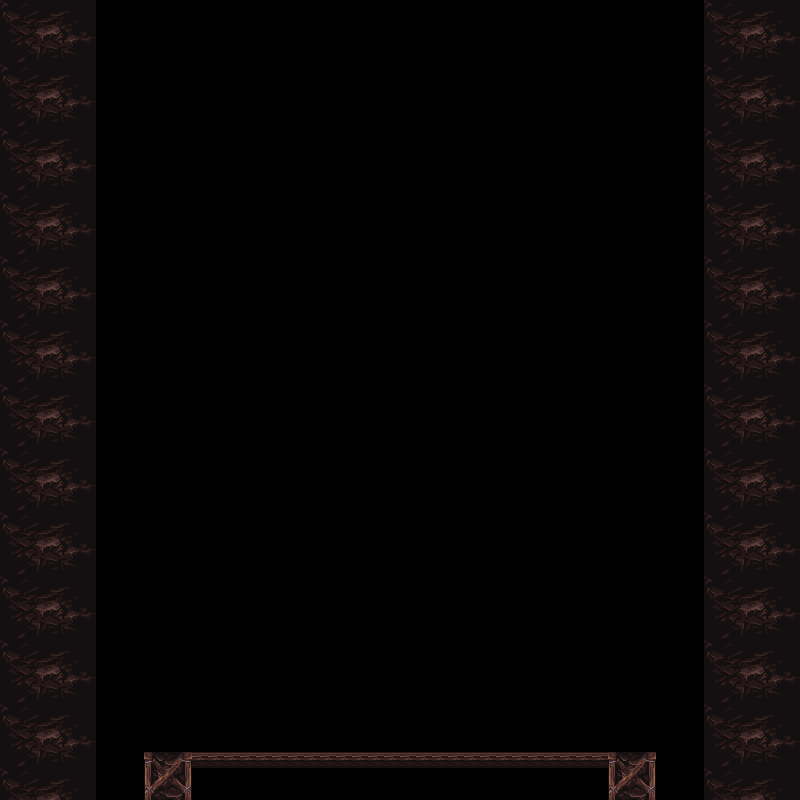

A level layout from a 2D game, rendered from its tile map. Below: a short description, then the map file with tile-grid data replaced by summaries:
An orthogonal 50x50 tile map with 16x16 px tiles, 2 tile layers (Other, Platform).

<map version="1.10" tiledversion="1.11.1" orientation="orthogonal" renderorder="right-down" width="50" height="50" tilewidth="16" tileheight="16" infinite="0" nextlayerid="12" nextobjectid="39">
 <tileset firstgid="1" source="mainlev_build.tsx" />
 <layer id="8" name="Other" width="50" height="50">
  <data>[2500 cells, 601 non-empty, 25 distinct tile ids]</data>
 </layer>
 <layer id="10" name="Platform" width="50" height="50">
  <data>[2500 cells, 44 non-empty, 10 distinct tile ids]</data>
 </layer>
</map>
